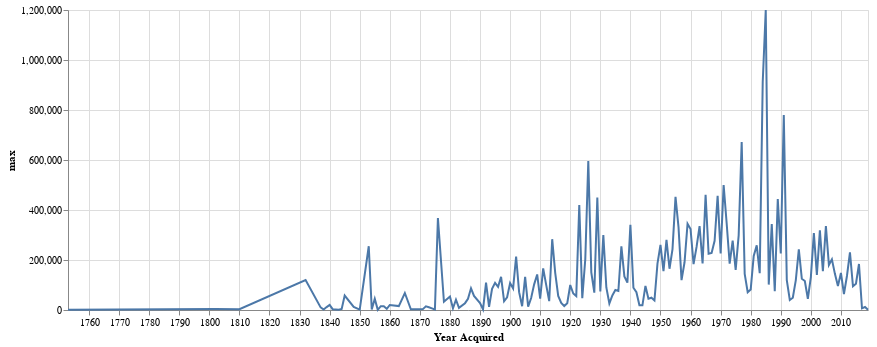

The code cell stored with this chart in its notebook:
### Code cell
# first, just one line
lines = alt.Chart(stats.reset_index()).mark_line().encode(
    alt.X("Year Acquired:T"),
    alt.Y("max:Q")
).properties(
    width=800
)
lines

### Figure 1 — Vega-Lite specification as saved in the notebook (floating-point values rounded to 4 significant figures; data arrays with more than 128 entries replaced by an {"elided": "..."} marker saying what was removed)
{"config": {"view": {"continuousWidth": 300, "continuousHeight": 300}}, "data": {"name": "data-84befe598698d4eeacb5f9a66e5bd507"}, "mark": {"type": "line"}, "encoding": {"x": {"field": "Year Acquired", "type": "temporal"}, "y": {"field": "max", "type": "quantitative"}}, "width": 800, "$schema": "https://vega.github.io/schema/vega-lite/v5.20.1.json", "datasets": {"data-84befe598698d4eeacb5f9a66e5bd507": {"elided": "171 records"}}}
